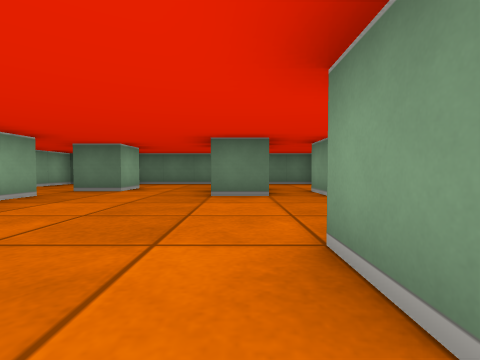
view 1 (above)

16 first-person views from a walk through a cub3D ray-caster map. The camera is about half as high as the walls, tilts 2° down and sees 85° across. The floor is counted in squares. Each view is taken from the middle of a square. On the plan, view 1 faces up. The plan holds only what a view shows up to about 9 squares ahead; the rest is blank.

view 2
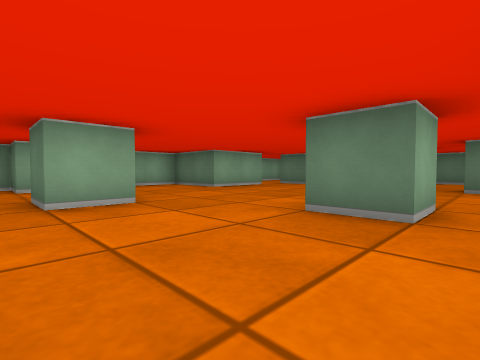

view 3
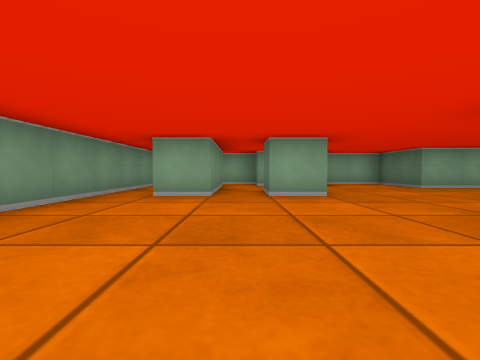

view 4
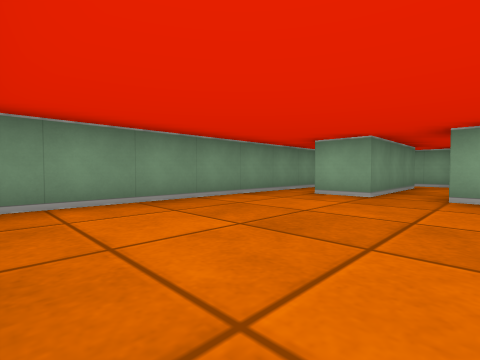

view 5
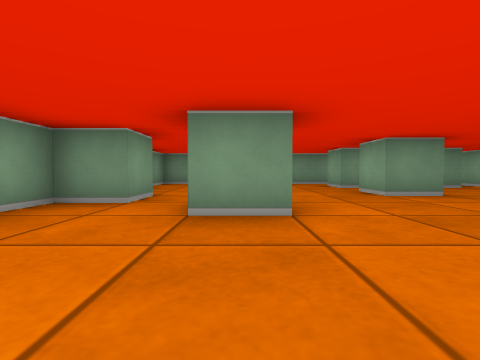

view 6
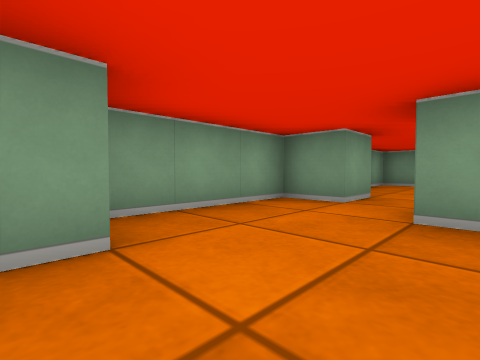

view 7
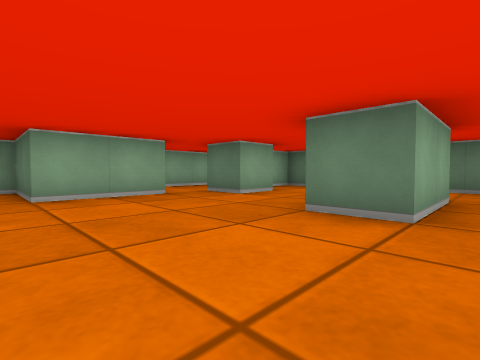

view 8
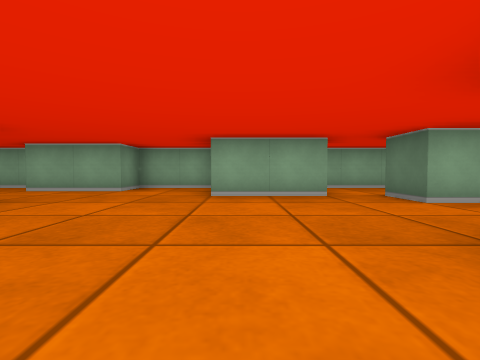

view 9
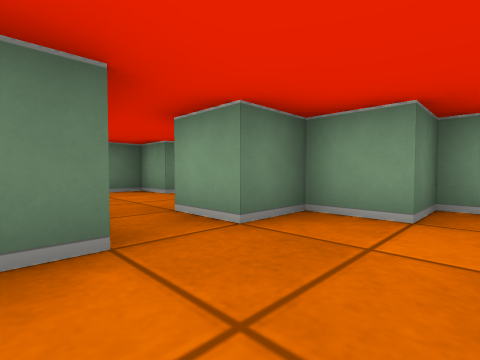

view 10
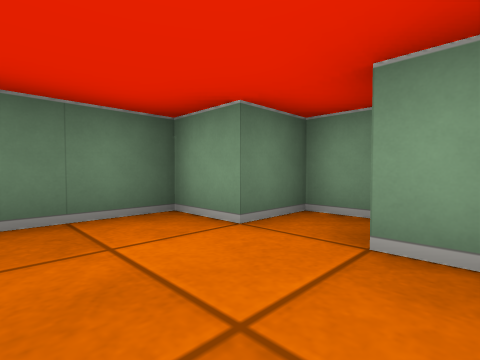

view 11
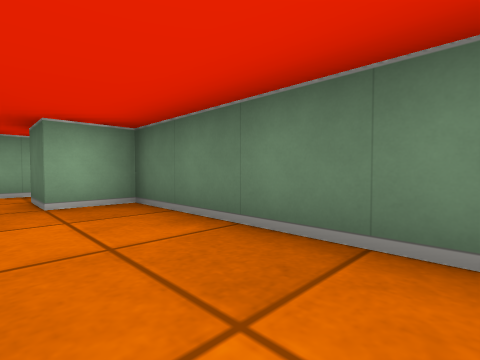

view 12
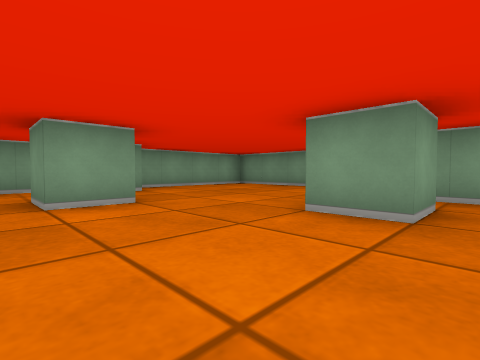

view 13
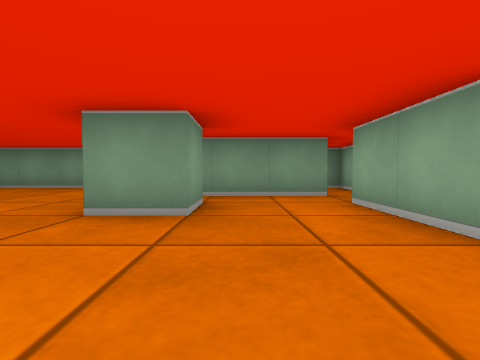

view 14
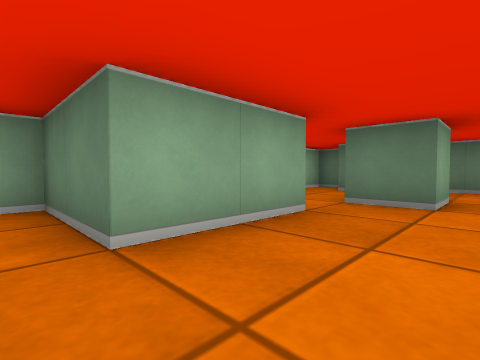

view 15
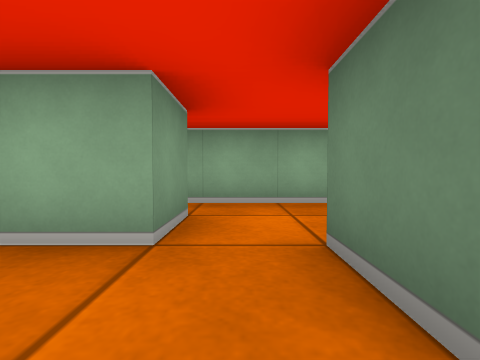

view 16
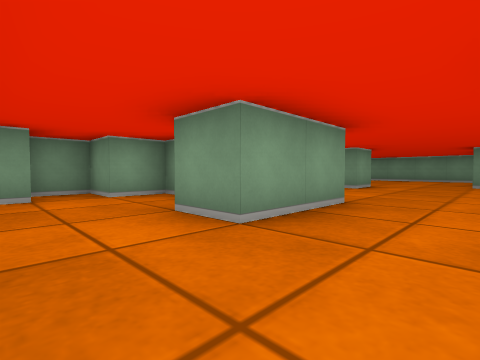

### Floor plan
Points are (right, up) in squares from view 1. A wall is a line through its corners. A room is listed if a view was taken in it or the views show most of it. See-through windows are left out.
Room 1 (views 1, 2, 3, 4, 5, 6, 7, 8, 9, 11, 12, 13, 14, 15, 16)
walls: (-1.5, -0.5) (-1.5, -1.5) (-2.5, -1.5) (-2.5, -0.5) (-1.5, -0.5); (0.5, 0.5) (0.5, 1.5) (1.5, 1.5) (1.5, 0.5) (0.5, 0.5); (2.5, -0.6) (2.5, 0.5) (3.5, 0.5) (3.5, 3.5) (2.5, 3.5) (2.5, 4.5) (1.5, 4.5) (1.5, 5.5); (0.5, 5.5) (0.5, 4.5) (-0.5, 4.5) (-0.5, 6.5) (0.5, 6.5); (-4.5, 4.5) (-3.5, 4.5) (-3.5, 2.5) (-5.5, 2.5) (-5.5, 0.5) (-4.5, 0.5) (-4.5, -1.5) (-5.5, -1.5) (-5.5, -4.5) (3.5, -4.5) (3.5, -0.9); (-4.6, -2.5) (-1.5, -2.5) (-1.5, -3.5); (-2.5, 6.6) (-2.5, 5.5) (-3.5, 5.5); (0.5, 8.5) (-3.5, 8.5) (-3.5, 7.5) (-4.5, 7.5); (-4.9, 8.5) (-5.5, 8.5) (-5.5, 4.2)
ways out: opening at (0, 7.5) to room 2; opening at (1, 5) to room 2
Room 2 (view 10)
walls: (0.5, 6.5) (0.5, 5.5); (2.5, 5.4) (2.5, 6.5) (3.5, 6.5) (3.5, 7.5) (2.5, 7.5) (2.5, 8.5) (0.5, 8.5)
ways out: opening at (0, 7.5) to room 1; opening at (1, 5) to room 1

Positions as (right, up) in squares from view 1, and headings:
1: (0, 0), facing up
2: (2, -2), facing up-left
3: (3, -2), facing left
4: (3, -1), facing down-left
5: (1, 4), facing down
6: (1, 4), facing down-right
7: (1, 2), facing up-left
8: (1, 3), facing left
9: (0, 3), facing up-right
10: (1, 6), facing up-right
11: (0, 7), facing up-left
12: (-3, 2), facing down-right
13: (-3, 2), facing down
14: (-2, 2), facing up-left
15: (-2, 5), facing left
16: (-2, 8), facing down-right
